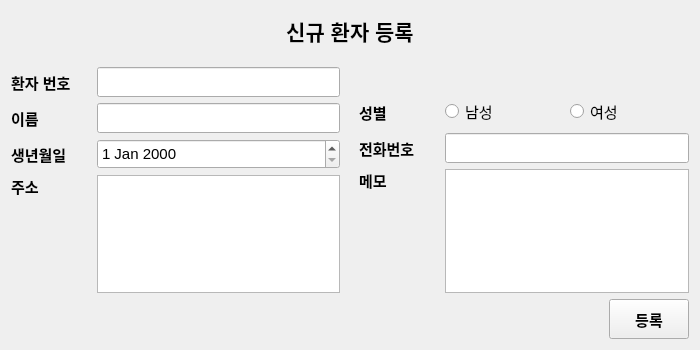
<?xml version="1.0" encoding="UTF-8"?>
<ui version="4.0">
 <class>EnrollManager</class>
 <widget class="QWidget" name="EnrollManager">
  <property name="geometry">
   <rect>
    <x>0</x>
    <y>0</y>
    <width>700</width>
    <height>350</height>
   </rect>
  </property>
  <property name="sizePolicy">
   <sizepolicy hsizetype="Preferred" vsizetype="Preferred">
    <horstretch>0</horstretch>
    <verstretch>0</verstretch>
   </sizepolicy>
  </property>
  <property name="sizeIncrement">
   <size>
    <width>0</width>
    <height>0</height>
   </size>
  </property>
  <property name="windowTitle">
   <string>Form</string>
  </property>
  <layout class="QGridLayout" name="gridLayout_2">
   <item row="0" column="0">
    <layout class="QVBoxLayout" name="verticalLayout_3">
     <item>
      <layout class="QVBoxLayout" name="verticalLayout">
       <item>
        <spacer name="verticalSpacer_2">
         <property name="orientation">
          <enum>Qt::Vertical</enum>
         </property>
         <property name="sizeHint" stdset="0">
          <size>
           <width>20</width>
           <height>13</height>
          </size>
         </property>
        </spacer>
       </item>
       <item>
        <widget class="QLabel" name="label_7">
         <property name="minimumSize">
          <size>
           <width>0</width>
           <height>40</height>
          </size>
         </property>
         <property name="font">
          <font>
           <pointsize>16</pointsize>
           <bold>true</bold>
          </font>
         </property>
         <property name="styleSheet">
          <string notr="true">qproperty-alignment: AlignCenter;</string>
         </property>
         <property name="text">
          <string>신규 환자 등록</string>
         </property>
         <property name="alignment">
          <set>Qt::AlignCenter</set>
         </property>
        </widget>
       </item>
       <item>
        <spacer name="verticalSpacer">
         <property name="orientation">
          <enum>Qt::Vertical</enum>
         </property>
         <property name="sizeType">
          <enum>QSizePolicy::Fixed</enum>
         </property>
         <property name="sizeHint" stdset="0">
          <size>
           <width>20</width>
           <height>10</height>
          </size>
         </property>
        </spacer>
       </item>
      </layout>
     </item>
     <item>
      <layout class="QHBoxLayout" name="horizontalLayout_5">
       <item>
        <layout class="QGridLayout" name="gridLayout">
         <item row="0" column="1">
          <widget class="QLineEdit" name="pidLineEdit">
           <property name="enabled">
            <bool>true</bool>
           </property>
           <property name="minimumSize">
            <size>
             <width>0</width>
             <height>30</height>
            </size>
           </property>
           <property name="font">
            <font>
             <pointsize>11</pointsize>
            </font>
           </property>
           <property name="readOnly">
            <bool>true</bool>
           </property>
          </widget>
         </item>
         <item row="1" column="0">
          <widget class="QLabel" name="label">
           <property name="minimumSize">
            <size>
             <width>45</width>
             <height>0</height>
            </size>
           </property>
           <property name="font">
            <font>
             <pointsize>11</pointsize>
             <bold>true</bold>
            </font>
           </property>
           <property name="text">
            <string>이름</string>
           </property>
          </widget>
         </item>
         <item row="0" column="0">
          <widget class="QLabel" name="label_8">
           <property name="minimumSize">
            <size>
             <width>0</width>
             <height>30</height>
            </size>
           </property>
           <property name="font">
            <font>
             <pointsize>11</pointsize>
             <bold>true</bold>
            </font>
           </property>
           <property name="text">
            <string>환자 번호</string>
           </property>
          </widget>
         </item>
         <item row="1" column="1">
          <widget class="QLineEdit" name="nameLineEdit">
           <property name="minimumSize">
            <size>
             <width>0</width>
             <height>30</height>
            </size>
           </property>
           <property name="font">
            <font>
             <pointsize>11</pointsize>
            </font>
           </property>
          </widget>
         </item>
         <item row="3" column="0">
          <widget class="QLabel" name="label_5">
           <property name="minimumSize">
            <size>
             <width>80</width>
             <height>0</height>
            </size>
           </property>
           <property name="font">
            <font>
             <pointsize>11</pointsize>
             <bold>true</bold>
            </font>
           </property>
           <property name="text">
            <string>주소</string>
           </property>
           <property name="alignment">
            <set>Qt::AlignLeading|Qt::AlignLeft|Qt::AlignTop</set>
           </property>
          </widget>
         </item>
         <item row="2" column="0">
          <widget class="QLabel" name="label_3">
           <property name="minimumSize">
            <size>
             <width>60</width>
             <height>0</height>
            </size>
           </property>
           <property name="font">
            <font>
             <pointsize>11</pointsize>
             <bold>true</bold>
            </font>
           </property>
           <property name="text">
            <string>생년월일</string>
           </property>
          </widget>
         </item>
         <item row="2" column="1">
          <widget class="QDateEdit" name="birthDateEdit">
           <property name="minimumSize">
            <size>
             <width>0</width>
             <height>30</height>
            </size>
           </property>
           <property name="font">
            <font>
             <pointsize>11</pointsize>
            </font>
           </property>
          </widget>
         </item>
         <item row="3" column="1">
          <widget class="QTextEdit" name="addressTextEdit">
           <property name="font">
            <font>
             <pointsize>11</pointsize>
            </font>
           </property>
          </widget>
         </item>
        </layout>
       </item>
       <item>
        <spacer name="horizontalSpacer_2">
         <property name="orientation">
          <enum>Qt::Horizontal</enum>
         </property>
         <property name="sizeType">
          <enum>QSizePolicy::Fixed</enum>
         </property>
         <property name="sizeHint" stdset="0">
          <size>
           <width>13</width>
           <height>20</height>
          </size>
         </property>
        </spacer>
       </item>
       <item>
        <layout class="QVBoxLayout" name="verticalLayout_2">
         <item>
          <spacer name="verticalSpacer_3">
           <property name="orientation">
            <enum>Qt::Vertical</enum>
           </property>
           <property name="sizeType">
            <enum>QSizePolicy::Fixed</enum>
           </property>
           <property name="sizeHint" stdset="0">
            <size>
             <width>20</width>
             <height>30</height>
            </size>
           </property>
          </spacer>
         </item>
         <item>
          <layout class="QHBoxLayout" name="horizontalLayout_2">
           <item>
            <widget class="QLabel" name="label_2">
             <property name="minimumSize">
              <size>
               <width>45</width>
               <height>30</height>
              </size>
             </property>
             <property name="maximumSize">
              <size>
               <width>80</width>
               <height>16777215</height>
              </size>
             </property>
             <property name="font">
              <font>
               <pointsize>11</pointsize>
               <bold>true</bold>
              </font>
             </property>
             <property name="text">
              <string>성별</string>
             </property>
            </widget>
           </item>
           <item>
            <widget class="QRadioButton" name="maleRadioButton">
             <property name="font">
              <font>
               <pointsize>11</pointsize>
              </font>
             </property>
             <property name="text">
              <string>남성</string>
             </property>
            </widget>
           </item>
           <item>
            <widget class="QRadioButton" name="femaleRadioButton">
             <property name="font">
              <font>
               <pointsize>11</pointsize>
              </font>
             </property>
             <property name="text">
              <string>여성</string>
             </property>
            </widget>
           </item>
          </layout>
         </item>
         <item>
          <layout class="QHBoxLayout" name="horizontalLayout_3">
           <item>
            <widget class="QLabel" name="label_4">
             <property name="minimumSize">
              <size>
               <width>80</width>
               <height>0</height>
              </size>
             </property>
             <property name="maximumSize">
              <size>
               <width>80</width>
               <height>16777215</height>
              </size>
             </property>
             <property name="font">
              <font>
               <pointsize>11</pointsize>
               <bold>true</bold>
              </font>
             </property>
             <property name="text">
              <string>전화번호</string>
             </property>
            </widget>
           </item>
           <item>
            <widget class="QLineEdit" name="telLineEdit">
             <property name="minimumSize">
              <size>
               <width>0</width>
               <height>30</height>
              </size>
             </property>
             <property name="font">
              <font>
               <pointsize>11</pointsize>
              </font>
             </property>
            </widget>
           </item>
          </layout>
         </item>
         <item>
          <layout class="QHBoxLayout" name="horizontalLayout_4">
           <item>
            <widget class="QLabel" name="label_6">
             <property name="minimumSize">
              <size>
               <width>80</width>
               <height>0</height>
              </size>
             </property>
             <property name="maximumSize">
              <size>
               <width>80</width>
               <height>16777215</height>
              </size>
             </property>
             <property name="font">
              <font>
               <pointsize>11</pointsize>
               <bold>true</bold>
              </font>
             </property>
             <property name="text">
              <string>메모</string>
             </property>
             <property name="alignment">
              <set>Qt::AlignLeading|Qt::AlignLeft|Qt::AlignTop</set>
             </property>
            </widget>
           </item>
           <item>
            <widget class="QTextEdit" name="memoTextEdit">
             <property name="font">
              <font>
               <pointsize>11</pointsize>
              </font>
             </property>
            </widget>
           </item>
          </layout>
         </item>
        </layout>
       </item>
      </layout>
     </item>
     <item>
      <layout class="QHBoxLayout" name="horizontalLayout">
       <item>
        <spacer name="horizontalSpacer">
         <property name="minimumSize">
          <size>
           <width>80</width>
           <height>0</height>
          </size>
         </property>
         <property name="orientation">
          <enum>Qt::Horizontal</enum>
         </property>
         <property name="sizeHint" stdset="0">
          <size>
           <width>398</width>
           <height>37</height>
          </size>
         </property>
        </spacer>
       </item>
       <item>
        <widget class="QPushButton" name="enrollPushButton">
         <property name="minimumSize">
          <size>
           <width>80</width>
           <height>40</height>
          </size>
         </property>
         <property name="font">
          <font>
           <pointsize>11</pointsize>
           <bold>true</bold>
          </font>
         </property>
         <property name="text">
          <string>등록</string>
         </property>
        </widget>
       </item>
      </layout>
     </item>
    </layout>
   </item>
  </layout>
 </widget>
 <resources/>
 <connections/>
</ui>
